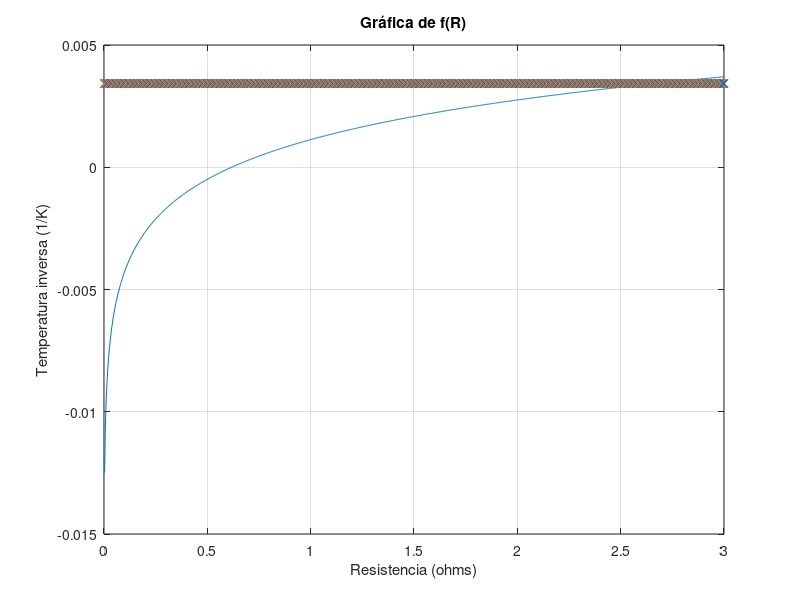

This figure's MATLAB source:
## Gráfica de f(R)

R = linspace(0,3, 1001);
f_R = 1.129241e-3 + 2.341033e-3*log(R) + 8.775468e-8*(log(R)).^3;
T_inv = 1/292.1

figure(1)
plot(R,f_R)
grid on

hold on
plot(R,T_inv, 'x')
hold off

title('Gráfica de f(R)')
xlabel('Resistencia (ohms)')
ylabel('Temperatura inversa (1/K)')